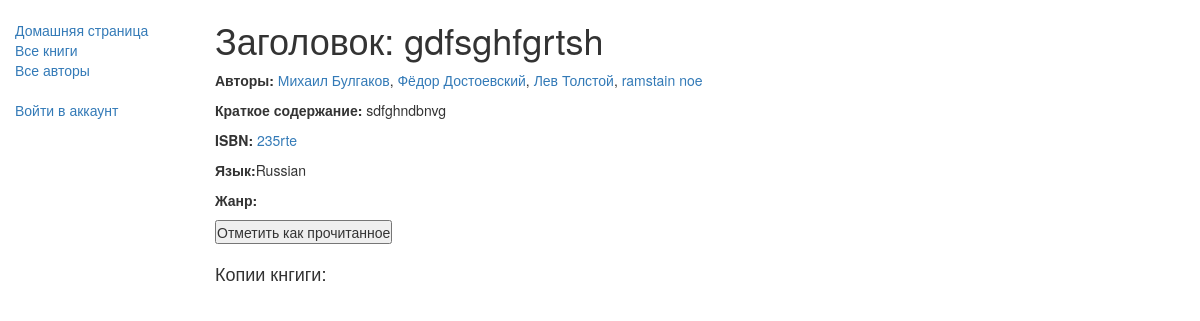
Screenshot of /catalog/book/6/ with the database file from the repository.
### catalog/models.py (models this page shows, shortened)
class Book(models.Model):
    title = models.CharField(max_length=255)
    authors = models.ManyToManyField('Author', help_text='Выберите авторов книги') #Foreign key используем потому что автор у книги может быть только один, но авторы могут написать много книг
    summary = models.TextField(max_length=1000, help_text="Напишите краткое описание книги")
    isbn = models.CharField('ISBN', max_length=13, help_text='13 символов <a href="https://www.isbn-international.org/content/what-isbn">ISBN номера</a>')
    genre = models.ManyToManyField(Genre, help_text='Выберите жанр книги')
    language = models.ForeignKey('Language', on_delete=models.SET_NULL, null=True)
    user_who_read = models.ManyToManyField(User, related_name='read_books', null=True)
    def display_authors(self):
        authors_links = []
        for author in self.authors.all():
            url = reverse('author-detail', args=[author.id])
            authors_links.append(f'<a href="{url}">{author.first_name} {author.last_name}</a>')
        return format_html(', '.join(authors_links))
    def display_genre(self):
        return ', '.join([genre.name for genre in self.genre.all()[:3]])
    display_genre.short_description = 'Genre'

class Author(models.Model):
    first_name = models.CharField(max_length=100)
    last_name = models.CharField(max_length=100)
    date_of_birth = models.DateField(null=True, blank=True)
    date_of_death = models.DateField('Died', null=True, blank=True)

class Language(models.Model):
    name = models.CharField(max_length=200, unique=True, help_text='Введите язык на котором написана книга(Английский, Французкий, Русский)')
    def __str__(self):
        return self.name

### catalog/views.py (the view)
# urls.py: path('book/<int:pk>/', views.BookDetailView.as_view(), name='book-detail'),
class BookDetailView(generic.DetailView):
    model = Book

### catalog/templates/catalog/book_detail.html (shortened to what this page needs)
{% extends 'base_generic.html' %}
{% block content %}
    <h1>Заголовок: {{book.title}}</h1>
    <p><strong>Авторы:</strong> {{ book.display_authors }} </p>
    <p><strong>Краткое содержание:</strong> {{book.summary}}</p>
    <p><strong>ISBN:</strong> <a href="#">{{book.isbn}}</a></p>
    <p><strong>Язык:</strong>{{book.language}}</p>
    <p><strong>Жанр:</strong> {% for genre in book.genre.adll %}{{ genre }}{% if not forloop.last %}, {% endif %}{% endfor %}</p>
    <form method="post" action="{% url 'mark_as_read' book.id %}">
        <button type="submit">Отметить как прочитанное</button>
    </form>
    <div style="margin-keft:20px;margin-top:20px;">
        <h4>Копии кнгиги:</h4>
    </div>
{% endblock %}

### catalog/static/css/styles.css (style rules this page uses)
* { margin: 0; padding: 0; box-sizing: border-box; }

### rows the page displays
Book: title "gdfsghfgrtsh", display_authors "Михаил Булгаков , Фёдор Достоевский , Лев Толстой , ramstain noe", summary "sdfghndbnvg", isbn "235rte", language "Russian"
